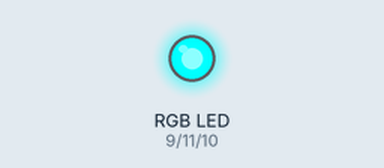
The sketch below on a simulated Arduino Uno, built with avr-gcc and run on an emulated ATmega328P. Parts: an RGB LED mixed from three pins (HIGH = lit).

Above: at 0.1 s.
At 2.1 s:
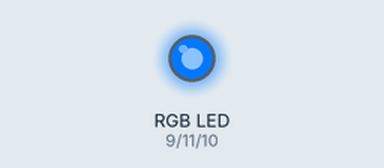
At 3.1 s:
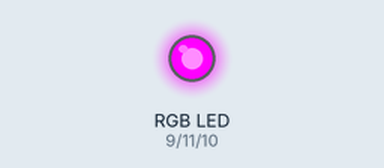
At 4.1 s:
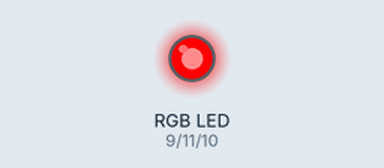
At 5.1 s:
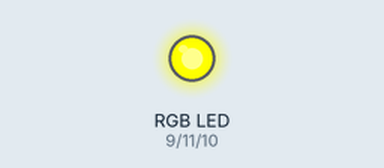
At 7.1 s:
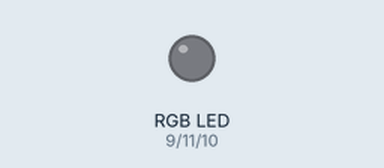
Timing chart, 0 to 40.0 s (numbered marks = the images above):
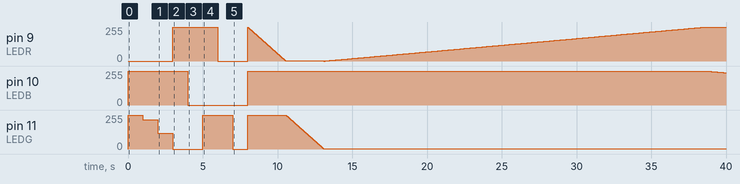

Measured:
- by itself, pin 10 (LEDB): ramps from 255/255 to 0/255 and jumps back, once every 8.0 s

The sketch:

RBG_module.ino
```cpp
// V-VCC 5V   R-9   B-10  G-11
#define LEDR 9
#define LEDB 10
#define LEDG 11
int i = 0;

void setup()
{
  pinMode(LEDG,OUTPUT);
  pinMode(LEDB,OUTPUT);
  pinMode(LEDR,OUTPUT);
}

void loop()
{
  analogWrite(LEDR,255);
  analogWrite(LEDB,255);
  analogWrite(LEDG,255);  //off
  analogWrite(LEDR,0);
  delay(1000);    //hong
  analogWrite(LEDG,220);
  delay(1000);   //cheng
  analogWrite(LEDR,0);
  analogWrite(LEDG,120);
  delay(1000);   //huang
  analogWrite(LEDR,255);
  analogWrite(LEDG,0);
  delay(1000);   //lv
  analogWrite(LEDB,0);
  delay(1000);   //qing
  analogWrite(LEDG,255);
  analogWrite(LEDB,0);
  delay(1000);   //lan
  analogWrite(LEDR,0);
  analogWrite(LEDG,255);
  delay(1000);   //zi
  analogWrite(LEDG,0);
  delay(1000);   //bai

  analogWrite(LEDR,255);
  analogWrite(LEDB,255);
  analogWrite(LEDG,255);  //off

  for(i=255;i>0;i--)
  {
    analogWrite(LEDR,i);
    delay(10);
  }
  for(i=255;i>0;i--)
  {
    analogWrite(LEDG,i);
    delay(10);
  }
   for(i=0;i<255;i++)
  {
    analogWrite(LEDR,i);
    delay(100); //changed from 10 to 100
  }
  for(i=255;i>0;i--)
  {
    analogWrite(LEDB,i);
    delay(100); //changed from 10 to 100
  }
   for(i=0;i<255;i++)
  {
    analogWrite(LEDG,i);
    delay(10);//changed from 10 to 100
  }
   for(i=255;i>0;i--)
  {
    analogWrite(LEDR,i);
    delay(10); //changed from 10 to 100
  }
  analogWrite(LEDG,0);
  analogWrite(LEDB,0);
  analogWrite(LEDR,0);
}
```
